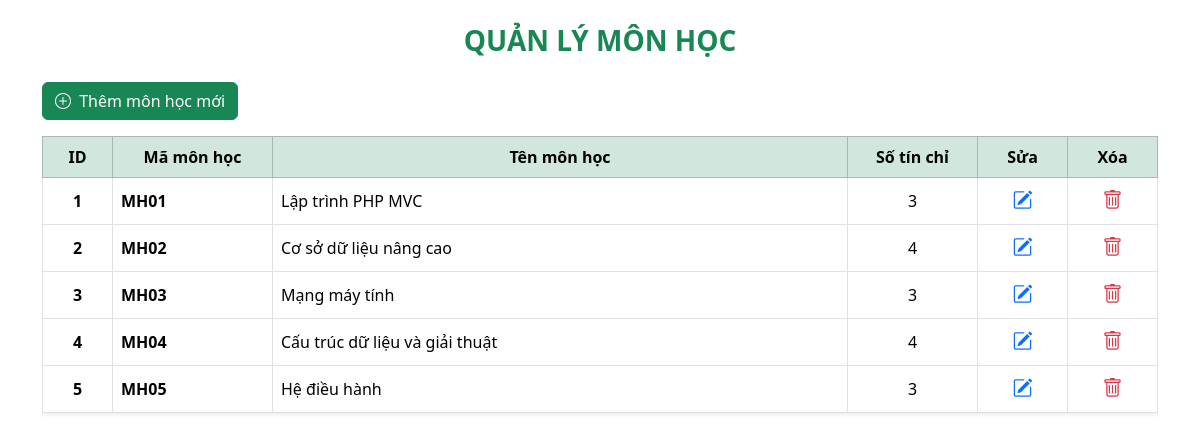
Page /public/index.php?controller=subject&action=index on the committed database.
### tables this page shows
CREATE TABLE IF NOT EXISTS subjects (
    id INT PRIMARY KEY AUTO_INCREMENT,
    code VARCHAR(50) NOT NULL,
    name VARCHAR(100) NOT NULL,
    credits INT NOT NULL
);

### app/controllers/SubjectController.php (called while the page is built, shortened)
<?php
require_once APP_ROOT . '/app/services/SubjectService.php';
class SubjectController
{
    public function index()
    {
        $subjectService = new SubjectService();
        $subjects = $subjectService->getAllSubjects();
        include APP_ROOT . '/app/views/subject/index.php';
    }
}

### app/services/SubjectService.php (called while the page is built, shortened)
<?php
require_once APP_ROOT . '/app/models/Subject.php';
class SubjectService {
    public function getAllSubjects() {
        $subjects = [];
        $dbConnection = new DBConnection();
        if ($dbConnection != null) {
            $conn = $dbConnection->getConnection();
            if ($conn != null) {
                $createTableSql = "CREATE TABLE IF NOT EXISTS subjects (
                    id INT PRIMARY KEY AUTO_INCREMENT,
                    code VARCHAR(50) NOT NULL,
                    name VARCHAR(100) NOT NULL,
                    credits INT NOT NULL
                ) ENGINE=InnoDB DEFAULT CHARSET=utf8mb4 COLLATE=utf8mb4_unicode_ci";
                $conn->exec($createTableSql);
                $count = (int)$conn->query("SELECT COUNT(*) FROM subjects")->fetchColumn();
                $sql = "SELECT * FROM subjects ORDER BY id ASC";
                $stmt = $conn->query($sql);
                if ($stmt) {
                    while ($row = $stmt->fetch(PDO::FETCH_ASSOC)) {
                        $subject = new Subject($row['id'], $row['code'], $row['name'], $row['credits']);
                        $subjects[] = $subject;
                    }
                }
            }
        }
        return $subjects;
    }
}

### app/models/Subject.php (called while the page is built, shortened)
<?php
class Subject {
    private $id;
    private $code;
    private $name;
    private $credits;
    public function __construct($id, $code, $name, $credits) {
        $this->id = $id;
        $this->code = $code;
        $this->name = $name;
        $this->credits = $credits;
    }
    public function getId() { return $this->id; }
    public function getCode() { return $this->code; }
    public function getName() { return $this->name; }
    public function getCredits() { return $this->credits; }
}

### app/views/subject/index.php (the view, shortened to what this page needs)
<!DOCTYPE html>
<html lang="vi">
<head>
    <link href="https://cdn.jsdelivr.net/npm/bootstrap@5.3.3/dist/css/bootstrap.min.css" rel="stylesheet">
    <link rel="stylesheet" href="https://cdn.jsdelivr.net/npm/bootstrap-icons@1.11.3/font/bootstrap-icons.min.css">
</head>
<body>
    <div class="container mt-4">
        <h3 class="text-center text-uppercase text-success mb-4 fw-bold">Quản lý môn học</h3>
        <div class="mb-3">
            <a href="?controller=addSubject" class="btn btn-success">
                <i class="bi bi-plus-circle me-1"></i> Thêm môn học mới
            </a>
        </div>
        <div class="table-responsive">
            <table class="table table-bordered table-hover align-middle shadow-sm">
                <thead class="table-success text-center">
                    <tr>
                        <th scope="col" style="width: 70px;">ID</th>
                        <th scope="col" style="width: 160px;">Mã môn học</th>
                        <th scope="col">Tên môn học</th>
                        <th scope="col" style="width: 130px;">Số tín chỉ</th>
                        <th scope="col" style="width: 90px;">Sửa</th>
                        <th scope="col" style="width: 90px;">Xóa</th>
                    </tr>
                </thead>
                <tbody>
                    <?php if (!empty($subjects)): ?>
                        <?php foreach ($subjects as $subject): ?>
                            <tr>
                                <th scope="row" class="text-center"><?= $subject->getId(); ?></th>
                                <td><strong><?= htmlspecialchars($subject->getCode()); ?></strong></td>
                                <td><?= htmlspecialchars($subject->getName()); ?></td>
                                <td class="text-center"><?= $subject->getCredits(); ?></td>
                                <td class="text-center">
                                    <a href="?controller=editSubject&id=<?= $subject->getId() ?>" class="text-primary fs-5" title="Chỉnh sửa">
                                        <i class="bi bi-pencil-square"></i>
                                    </a>
                                </td>
                                <td class="text-center">
                                    <a href="?controller=deleteSubject&id=<?= $subject->getId() ?>" class="text-danger fs-5" onclick="return confirm('Bạn có chắc chắn muốn xóa môn học: <?= htmlspecialchars($subject->getName()) ?>?')" title="Xóa">
                                        <i class="bi bi-trash"></i>
                                    </a>
                                </td>
                            </tr>
                        <?php endforeach; ?>
                    <?php else: ?>
                        <tr>
                            <td colspan="6" class="text-center text-muted py-4">Chưa có môn học nào trong cơ sở dữ liệu.</td>
                        </tr>
                    <?php endif; ?>
                </tbody>
            </table>
        </div>
    </div>
</body>
</html>

### public/index.php (shortened to what this page needs)
<?php
require_once APP_ROOT . '/app/controllers/SubjectController.php';
$controller = isset($_GET['controller']) ? $_GET['controller'] : 'home';
$action = isset($_GET['action']) ? $_GET['action'] : '';
$homeController = new HomeController();
$subjectController = new SubjectController();
$authController = new AuthController();
if ($controller == 'auth') {
    if ($action == 'register') {
        if ($_SERVER['REQUEST_METHOD'] === 'POST') {
            $authController->processRegister();
        } else {
            $authController->register();
        }
    } else if ($action == 'login') {
        if ($_SERVER['REQUEST_METHOD'] === 'POST') {
            $authController->processLogin();
        } else {
            $authController->login();
        }
    } else if ($action == 'logout') {
        $authController->logout();
    } else {
        $authController->register();
    }
} else if ($controller == 'register') {
    if ($_SERVER['REQUEST_METHOD'] === 'POST') {
        $authController->processRegister();
    } else {
        $authController->register();
    }
} else if ($controller == 'login') {
    if ($_SERVER['REQUEST_METHOD'] === 'POST') {
        $authController->processLogin();
    } else {
        $authController->login();
    }
} else if ($controller == 'logout') {
    $authController->logout();
}
else if ($controller == 'home') {
    $homeController->index();
} else if ($controller == 'subject' && $action == 'index') {
    $subjectController->index();
} else if ($controller == 'addSubject' || ($controller == 'subject' && $action == 'add')) {
}

### rows in the picture
subjects: id "1", code "MH01", name "Lập trình PHP MVC", credits "3"
subjects: id "2", code "MH02", name "Cơ sở dữ liệu nâng cao", credits "4"
subjects: id "3", code "MH03", name "Mạng máy tính", credits "3"
subjects: id "4", code "MH04", name "Cấu trúc dữ liệu và giải thuật", credits "4"
subjects: id "5", code "MH05", name "Hệ điều hành", credits "3"
